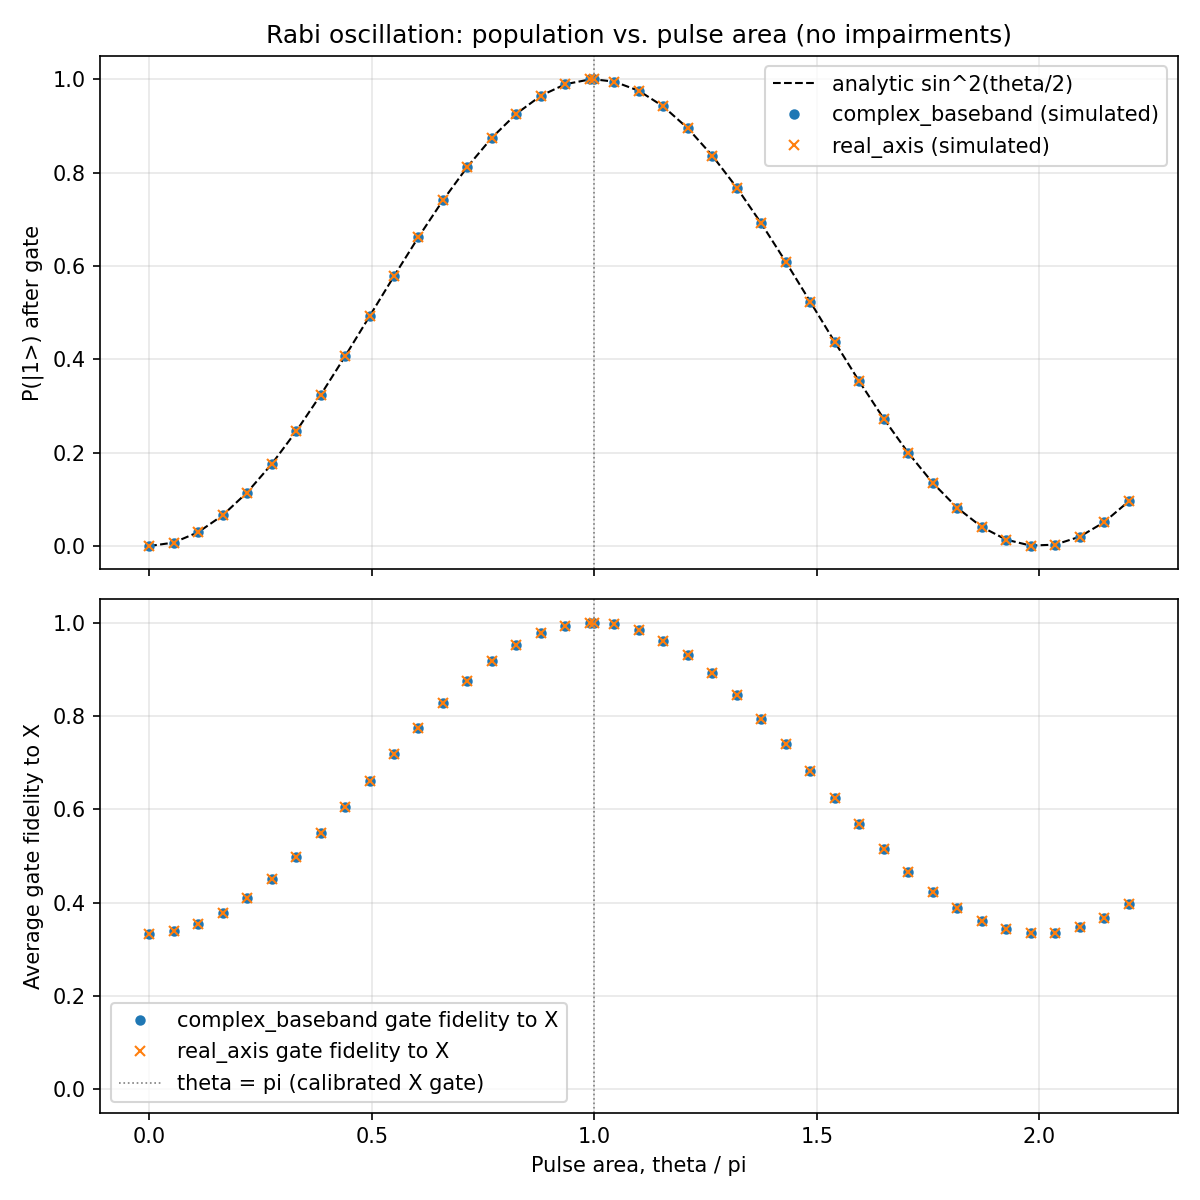

Source code (Python):
"""
examples/rabi_oscillation_demo.py
==================================
Demonstrates the SI-QFI -> QuTiP link end-to-end: sweep a resonant drive
pulse's amplitude through a real SI schematic (tests/test_schematic_basic.si
-- lossless, flat 2.5x gain, matched at every junction), propagate it via
both simulation modes (complex_baseband and real_axis), and solve a plain
2-level qubit's dynamics with QuTiP at each point.

No nonlinearity, no noise -- this is the "no impairment" baseline case, so:
  - |1>-population should trace the textbook Rabi flopping curve
    P1(theta) = sin^2(theta/2), theta = pulse area in radians.
  - Gate fidelity to the ideal X gate should reach unity -- limited only by
    numerical accuracy -- exactly at the calibrated pi-pulse (theta=pi), for
    BOTH simulation modes, confirming the SI-QFI -> QuTiP bridge is correct
    end-to-end (not just that each half works in isolation).

Run: python examples/rabi_oscillation_demo.py
Requires: SignalIntegrity, QuTiP, matplotlib.
"""
from __future__ import annotations

from pathlib import Path

import numpy as np
import qutip

from si_qfi.schematic import loader as si_loader
from si_qfi.simulation import engine
from si_qfi.source.waveform import SourceWaveform, build_gaussian_envelope
from si_qfi import quantum

SCHEMATIC_PATH = (Path(__file__).parent.parent / "tests" / "test_schematic_basic.si").resolve()

CARRIER_GHZ = 5.0
ETA = 2 * np.pi * 10e6      # rad/(s.V) drive coupling
DURATION_S = 100e-9         # 100 ns gate window
SIGMA_S = DURATION_S / 6
FS_ENVELOPE = 2e9           # 2 GSa/s baseband envelope grid
LPF_CUTOFF_HZ = 500e6       # real-axis demod low-pass (>> pulse BW ~10MHz,
                             # << 2*carrier image at 10 GHz)
N_SWEEP = 41                # sweep points, theta/pi in [0, 2.2]


def _source_from_shape(shape: np.ndarray, fs: float, carrier_ghz: float) -> SourceWaveform:
    from SignalIntegrity.Lib.TimeDomain.Waveform.Waveform import Waveform
    from SignalIntegrity.Lib.TimeDomain.Waveform.TimeDescriptor import TimeDescriptor

    n = len(shape)
    envelope = Waveform(TimeDescriptor(0.0, n, fs), list(shape.astype(complex)))
    return SourceWaveform(carrier_freq_ghz=carrier_ghz, envelope=envelope)


def _realized_theta(result, eta: float, lpf_cutoff_hz=None) -> float:
    v = np.asarray(result.v_nl_qubit)
    t = np.arange(len(v)) / result.fs
    if result.mode == "complex_baseband":
        env_i = np.real(v)
    else:
        env_i, _ = quantum.demodulate(v, t, result.carrier_freq_hz, lpf_cutoff_hz)
    return float(eta * np.trapz(env_i, t))


def _population_1(result, qmodel, eta: float, lpf_cutoff_hz=None) -> float:
    """
    Probability of finding the qubit in |1> at the end of the gate, starting
    from |0> -- the quantity a real Rabi-flopping measurement (e.g. readout
    vs. pulse amplitude) would report. Mirrors quantum.gate_fidelity()'s own
    internals (including its max_step/nsteps fix -- see quantum/__init__.py)
    but solves the state directly via sesolve rather than the full
    propagator, since only one input state (|0>) is needed here.
    """
    v = np.asarray(result.v_qubit_ensemble[0])
    fs = result.fs
    t_array = np.arange(len(v)) / fs
    dt = 1.0 / fs
    if result.mode == "complex_baseband":
        env_i = np.ascontiguousarray(np.real(v))
        env_q = np.ascontiguousarray(np.imag(v))
    else:
        env_i, env_q = quantum.demodulate(v, t_array, result.carrier_freq_hz, lpf_cutoff_hz)
        env_i = np.ascontiguousarray(env_i)
        env_q = np.ascontiguousarray(env_q)

    H = quantum.build_hamiltonian(qmodel, env_i, env_q, t_array, eta)
    psi0 = qutip.basis(qmodel.n_levels, 0)
    solver_options = {"max_step": dt, "nsteps": max(10_000, 20 * len(v))}
    res = qutip.sesolve(H, psi0, t_array, options=solver_options)
    psi_final = res.states[-1]
    return float(np.abs(psi_final.full()[1, 0]) ** 2)


def _calibrate_amp_pi(schematic, mode: str, eta: float, lpf_cutoff_hz=None) -> np.ndarray:
    """One reference run -> exact (linear system) amplitude scale hitting
    theta=pi. Returns the reference SHAPE array already scaled to a pi-pulse."""
    ref_shape = build_gaussian_envelope(DURATION_S, SIGMA_S, FS_ENVELOPE, amp=1.0)
    source_ref = _source_from_shape(ref_shape, FS_ENVELOPE, CARRIER_GHZ)
    result_ref = engine.run(
        schematic, source_ref, nonlinear=None, noise=None, n_realizations=1, mode=mode,
    )
    theta_ref = _realized_theta(result_ref, eta, lpf_cutoff_hz)
    return ref_shape * (np.pi / theta_ref)


def sweep_mode(schematic, mode: str, qmodel, thetas_over_pi: np.ndarray, lpf_cutoff_hz=None):
    pi_shape = _calibrate_amp_pi(schematic, mode, ETA, lpf_cutoff_hz)
    populations = np.zeros_like(thetas_over_pi)
    fidelities = np.zeros_like(thetas_over_pi)
    for i, s in enumerate(thetas_over_pi):
        shape = pi_shape * s
        source = _source_from_shape(shape, FS_ENVELOPE, CARRIER_GHZ)
        result = engine.run(
            schematic, source, nonlinear=None, noise=None, n_realizations=1, mode=mode,
        )
        populations[i] = _population_1(result, qmodel, ETA, lpf_cutoff_hz)
        fid = quantum.gate_fidelity(
            result, qmodel, ideal_gate="X", coupling_strength_per_volt=ETA,
            lpf_cutoff_hz=lpf_cutoff_hz,
        )
        fidelities[i] = fid.F_avg
    return populations, fidelities


def main():
    import warnings
    warnings.filterwarnings("ignore", message="SI-QFI: Narrowband ratio")

    schematic = si_loader.load_schematic(SCHEMATIC_PATH)
    H0 = 0 * qutip.qeye(2)          # exactly resonant, rotating frame
    qmodel = quantum.QubitModel(H0=H0, n_levels=2)

    # Force theta/pi=1.0 (the calibrated X pulse) to be an EXACT grid point
    # -- a plain linspace(0, 2.2, N_SWEEP) does not land on 1.0 exactly
    # (nearest point was 0.99), which was previously misreported as ~2e-4
    # numerical infidelity at "theta=pi" when it was actually a ~1% pulse-area
    # miscalibration from an off-grid sample point, not a solver limit.
    thetas_over_pi = np.union1d(np.linspace(0.0, 2.2, N_SWEEP), [1.0])

    print("Sweeping complex_baseband mode...")
    pop_bb, fid_bb = sweep_mode(schematic, "complex_baseband", qmodel, thetas_over_pi)

    print("Sweeping real_axis mode...")
    pop_ra, fid_ra = sweep_mode(schematic, "real_axis", qmodel, thetas_over_pi, LPF_CUTOFF_HZ)

    pop_analytic = np.sin(np.pi * thetas_over_pi / 2.0) ** 2

    i_pi = int(np.argmin(np.abs(thetas_over_pi - 1.0)))
    print()
    print(f"At theta = pi (calibrated X pulse):")
    print(f"  complex_baseband: F_avg = {fid_bb[i_pi]:.7f}   P1 = {pop_bb[i_pi]:.7f}")
    print(f"  real_axis:        F_avg = {fid_ra[i_pi]:.7f}   P1 = {pop_ra[i_pi]:.7f}")
    print(f"  analytic P1 at theta=pi: {pop_analytic[i_pi]:.7f}")

    import matplotlib
    matplotlib.use("Agg")
    import matplotlib.pyplot as plt

    fig, (ax1, ax2) = plt.subplots(2, 1, figsize=(8, 8), sharex=True)

    ax1.plot(thetas_over_pi, pop_analytic, "k--", lw=1, label="analytic sin^2(theta/2)")
    ax1.plot(thetas_over_pi, pop_bb, "o", ms=4, label="complex_baseband (simulated)")
    ax1.plot(thetas_over_pi, pop_ra, "x", ms=5, label="real_axis (simulated)")
    ax1.axvline(1.0, color="gray", lw=0.8, ls=":")
    ax1.set_ylabel("P(|1>) after gate")
    ax1.set_title("Rabi oscillation: population vs. pulse area (no impairments)")
    ax1.legend()
    ax1.grid(alpha=0.3)

    ax2.plot(thetas_over_pi, fid_bb, "o", ms=4, label="complex_baseband gate fidelity to X")
    ax2.plot(thetas_over_pi, fid_ra, "x", ms=5, label="real_axis gate fidelity to X")
    ax2.axvline(1.0, color="gray", lw=0.8, ls=":", label="theta = pi (calibrated X gate)")
    ax2.set_xlabel("Pulse area, theta / pi")
    ax2.set_ylabel("Average gate fidelity to X")
    ax2.set_ylim(-0.05, 1.05)
    ax2.legend()
    ax2.grid(alpha=0.3)

    plt.tight_layout()
    out_path = Path(__file__).parent / "rabi_oscillation_demo.png"
    plt.savefig(out_path, dpi=150)
    print(f"\nSaved plot to {out_path}")


if __name__ == "__main__":
    main()
